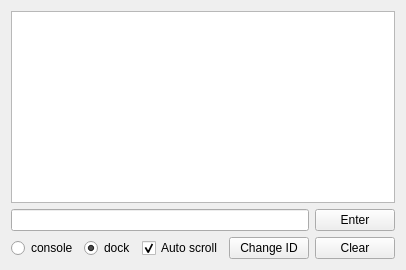
      <widget class="QWidget" name="consoleWidget">
       <attribute name="icon">
        <iconset resource="resources.qrc">
         <normaloff>:/icons/resources/icons/console.png</normaloff>:/icons/resources/icons/console.png</iconset>
       </attribute>
       <attribute name="title">
        <string>Console</string>
       </attribute>
       <layout class="QVBoxLayout" name="verticalLayout_2">
        <item>
         <widget class="QPlainTextEdit" name="console">
          <property name="sizePolicy">
           <sizepolicy hsizetype="Expanding" vsizetype="Expanding">
            <horstretch>0</horstretch>
            <verstretch>0</verstretch>
           </sizepolicy>
          </property>
          <property name="contextMenuPolicy">
           <enum>Qt::CustomContextMenu</enum>
          </property>
          <property name="undoRedoEnabled">
           <bool>false</bool>
          </property>
          <property name="lineWrapMode">
           <enum>QPlainTextEdit::NoWrap</enum>
          </property>
          <property name="readOnly">
           <bool>true</bool>
          </property>
          <property name="plainText">
           <string notr="true"/>
          </property>
         </widget>
        </item>
        <item>
         <layout class="QGridLayout" name="gridLayout">
          <property name="bottomMargin">
           <number>0</number>
          </property>
          <item row="0" column="0">
           <widget class="QLineEdit" name="consoleLine"/>
          </item>
          <item row="1" column="0">
           <layout class="QHBoxLayout" name="horizontalLayout_16">
            <property name="rightMargin">
             <number>0</number>
            </property>
            <item>
             <widget class="QRadioButton" name="radioConsole">
              <property name="text">
               <string>console</string>
              </property>
              <property name="checked">
               <bool>false</bool>
              </property>
             </widget>
            </item>
            <item>
             <widget class="QRadioButton" name="radioDock">
              <property name="text">
               <string>dock</string>
              </property>
              <property name="checked">
               <bool>true</bool>
              </property>
              <property name="autoRepeat">
               <bool>false</bool>
              </property>
             </widget>
            </item>
            <item>
             <spacer name="horizontalSpacer_11">
              <property name="orientation">
               <enum>Qt::Horizontal</enum>
              </property>
              <property name="sizeHint" stdset="0">
               <size>
                <width>0</width>
                <height>20</height>
               </size>
              </property>
             </spacer>
            </item>
            <item>
             <widget class="QCheckBox" name="checkAutoScroll">
              <property name="text">
               <string>Auto scroll</string>
              </property>
              <property name="checked">
               <bool>true</bool>
              </property>
             </widget>
            </item>
            <item>
             <widget class="QPushButton" name="buttonChangeID">
              <property name="text">
               <string>Change ID</string>
              </property>
             </widget>
            </item>
           </layout>
          </item>
          <item row="0" column="1">
           <widget class="QPushButton" name="consoleSubmit">
            <property name="text">
             <string>Enter</string>
            </property>
           </widget>
          </item>
          <item row="1" column="1">
           <widget class="QPushButton" name="buttonConsoleclear">
            <property name="sizePolicy">
             <sizepolicy hsizetype="Minimum" vsizetype="Fixed">
              <horstretch>0</horstretch>
              <verstretch>0</verstretch>
             </sizepolicy>
            </property>
            <property name="maximumSize">
             <size>
              <width>16777215</width>
              <height>16777215</height>
             </size>
            </property>
            <property name="baseSize">
             <size>
              <width>-13825</width>
              <height>0</height>
             </size>
            </property>
            <property name="focusPolicy">
             <enum>Qt::NoFocus</enum>
            </property>
            <property name="text">
             <string>Clear</string>
            </property>
           </widget>
          </item>
         </layout>
        </item>
       </layout>
      </widget>
